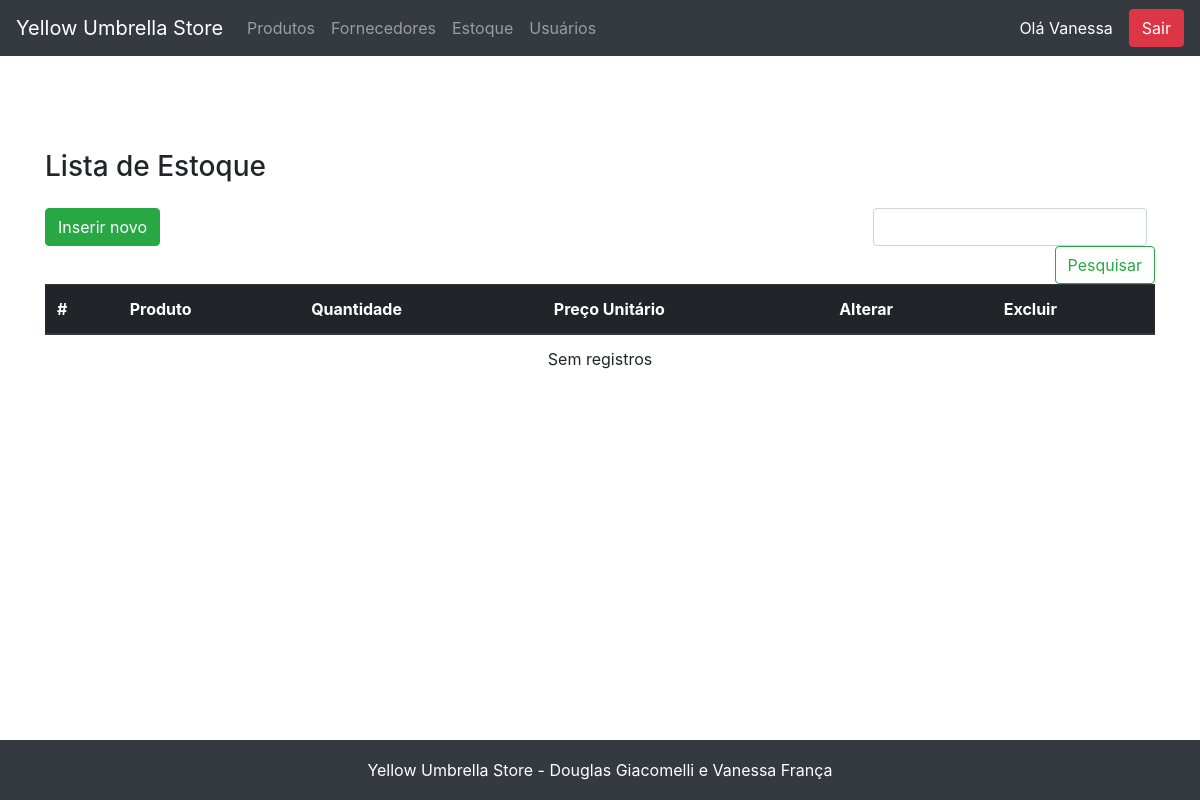
The page /estoque/view_estoque.php (signed in) on the database as committed earlier.
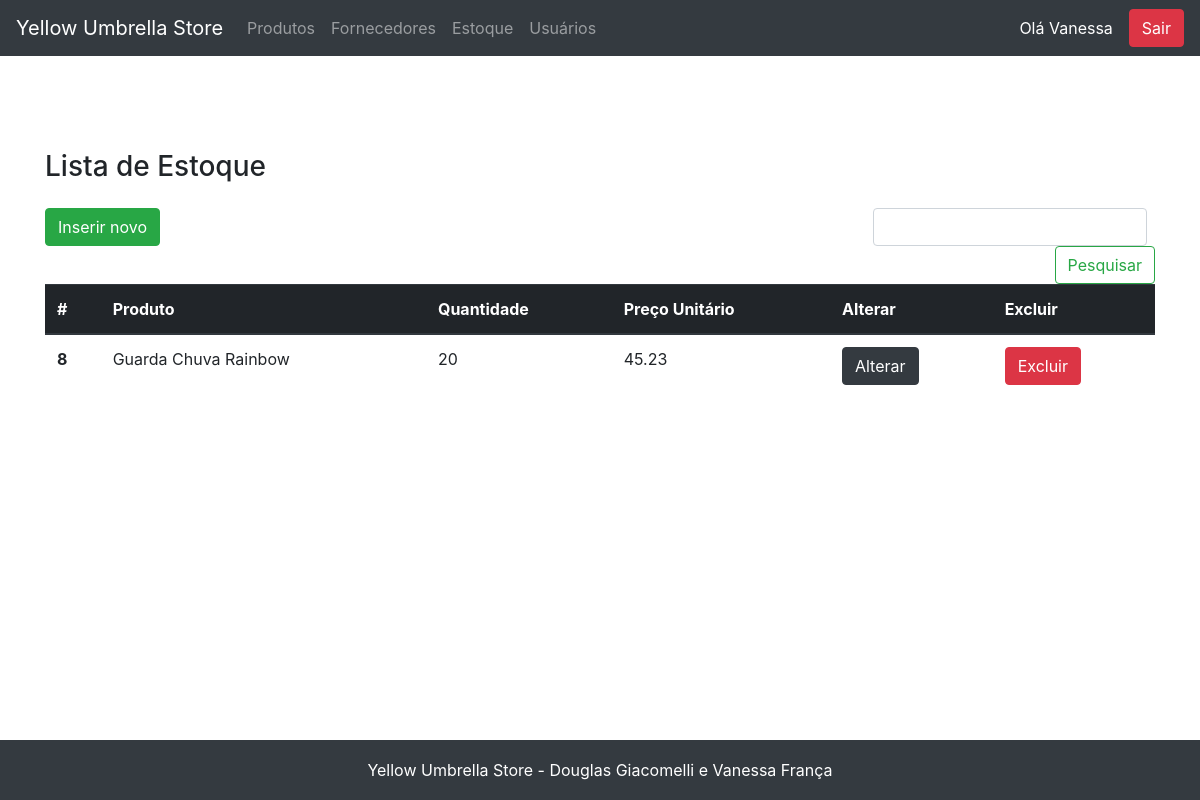
The same page on the database as committed later.
### tables this page shows
CREATE TABLE `estoque` (
  `id` int NOT NULL AUTO_INCREMENT,
  `quantidade` int NOT NULL,
  `preco` decimal(12,2) NOT NULL,
  `produto_id` int DEFAULT NULL,
  PRIMARY KEY (`id`),
  KEY `produto_id` (`produto_id`),
  CONSTRAINT `estoque_ibfk_1` FOREIGN KEY (`produto_id`) REFERENCES `produto` (`id`)
);

CREATE TABLE `produto` (
  `id` int NOT NULL AUTO_INCREMENT,
  `nome` varchar(255) NOT NULL,
  `descricao` text NOT NULL,
  `imagem` varchar(255) NOT NULL,
  `fornecedor_id` int DEFAULT NULL,
  PRIMARY KEY (`id`),
  KEY `fornecedor_id` (`fornecedor_id`),
  CONSTRAINT `produto_ibfk_1` FOREIGN KEY (`fornecedor_id`) REFERENCES `fornecedor` (`id`)
);

### fachada.php (called while the page is built, shortened)
<?php
include_once('model/Estoque.php');
include_once('dao/mysql/MysqlDaoFactory.php');
$factory = new MysqlDaofactory();
?>

### dao/mysql/MysqlDaoFactory.php (called while the page is built, shortened)
<?php
include_once('MysqlEstoqueDao.php');
class MysqlDaofactory extends DaoFactory {
    private $host = "localhost";
    private $db_name = "web2";
    private $port = "3306";
    private $username = "root";
    private $password = "v6a10fr4nc486";
    public function getConnection(){
        $this->conn = null;
        $dsn="mysql:host=" . $this->host . ";port=" . $this->port . ";dbname=" . $this->db_name;
        try{
            $this->conn = new PDO($dsn, $this->username, $this->password);
      }catch(PDOException $exception){
            echo "Connection error: " . $exception->getMessage() . "\n";
            echo "DSN = " . $dsn;
        }
        return $this->conn;
    }
    public function getEstoqueDao() {
        return new MysqlEstoqueDao($this->getConnection());
    }
}
?>

### dao/DAO.php (called while the page is built, shortened)
<?php
abstract class DAO {
    public function __construct($conn){
        $this->conn = $conn;
    }
}
?>

### dao/mysql/MysqlEstoqueDao.php (called while the page is built, shortened)
<?php
include_once($_SERVER['DOCUMENT_ROOT'].'/yellow_umbrella/dao/DAO.php');
class MysqlEstoqueDao extends DAO implements EstoqueDao {
    private $table_name = 'estoque';
    public function buscaTodos() {
        $query = "SELECT
                    e.id, e.quantidade, e.preco, produto_id, p.nome as produto_nome
                FROM
                    " . $this->table_name ." e
                    JOIN produto p on (produto_id = p.id)
                    ORDER BY id ASC";
        $stmt = $this->conn->prepare( $query );
        $stmt->execute();
        $estoques = [];
        while ($row = $stmt->fetch(PDO::FETCH_ASSOC)){
            extract($row);
            $estoque = new Estoque($id, $quantidade, $preco, $produto_id, $produto_nome);
            $estoques[] = $estoque;
        }
        return $estoques;
    }
}
?>

### model/Estoque.php (called while the page is built, shortened)
<?php
class Estoque{
    private $id;
    private $quantidade;
    private $preco;
    private $produto_nome;
    public function __construct( $id=null, $quantidade, $preco, $produto_id, $produto_nome=null){
        $this->id=$id;
        $this->quantidade=$quantidade;
        $this->preco=$preco;
        $this->produto_nome=$produto_nome;
    }
    public function getId() { return $this->id; }
    public function getQuantidade() { return $this->quantidade; }
    public function getPreco() { return $this->preco; }
    public function getProdutoNome() { return $this->produto_nome; }
}
?>

### estoque/view_estoque.php (the view, shortened to what this page needs)
<?php
    include "../fachada.php";
    include "../header.php";
    $dao = $factory->getEstoqueDao();
    $estoque = $dao->buscaTodos();
    $estoque = (isset($_SESSION["estoque"])) ? ($_SESSION["estoque"]) : ($estoque);
?>
<main role="main" class="container">
    <h3 class="mb-3">Lista de Estoque</h3>
    <div class="row">
        <div class="col-12">
        </div>
        <div class="col-lg-8 col-sm-12">
            <a href="view_cadastro_estoque.php" class="btn btn-success mb-2">Inserir novo</a>
        </div>
        <div class="col-lg-4 col-sm-12">
            <form class="form-inline mt-2 mt-md-0 form-search-list" action="<?=$base?>/estoque/executa_pesquisa.php" method="POST">
                <input class="form-control mr-sm-2" type="text" name="pesquisa" aria-label="Pesquisar">
                <button class="btn btn-outline-success my-2 my-sm-0" type="submit">Pesquisar</button>
            </form>
        </div>
        <div class="col-12">
        <table class="table table-responsive">
            <thead class="thead-dark">
                <tr>
                <th scope="col">#</th>
                <th scope="col">Produto</th>
                <th scope="col">Quantidade</th>
                <th scope="col">Preço Unitário</th>
                <th scope="col">Alterar</th>
                <th scope="col">Excluir</th>
                </tr>
            </thead>
            <tbody>
            <?php
                if ($estoque){
                    foreach($estoque as $item){
            ?>
                <tr>
                <th scope="row"><?=$item->getID()?></th>
                <td><?=$item->getProdutoNome()?></td>
                <td><?=$item->getQuantidade()?></td>
                <td><?=$item->getPreco()?></td>
                <td><a href="view_editar_estoque.php?id=<?=$item->getID()?>" class="btn btn-dark">Alterar</button></td>
                <td><a href="exclui_estoque.php?id=<?=$item->getID()?>" id="excluiProduto" class="btn btn-danger" onclick="return confirm('Você quer mesmo remover este estoque?')">Excluir</button></td>
                </tr>
            <?php
                    }
                }else{
                    echo "<td colspan=6 style='text-align:center;'>Sem registros</td>";
                }
            ?>
            </tbody>
        </table>
        </div>
    </div>
</main>
<?php include "../footer.php"; ?>

Rows that differ between the two databases and show on the page:
added estoque: id "8", produto.nome "Guarda Chuva Rainbow", quantidade "20", preco "45.23"
Other text that changed with them:
text no longer shown: "Sem registros"
